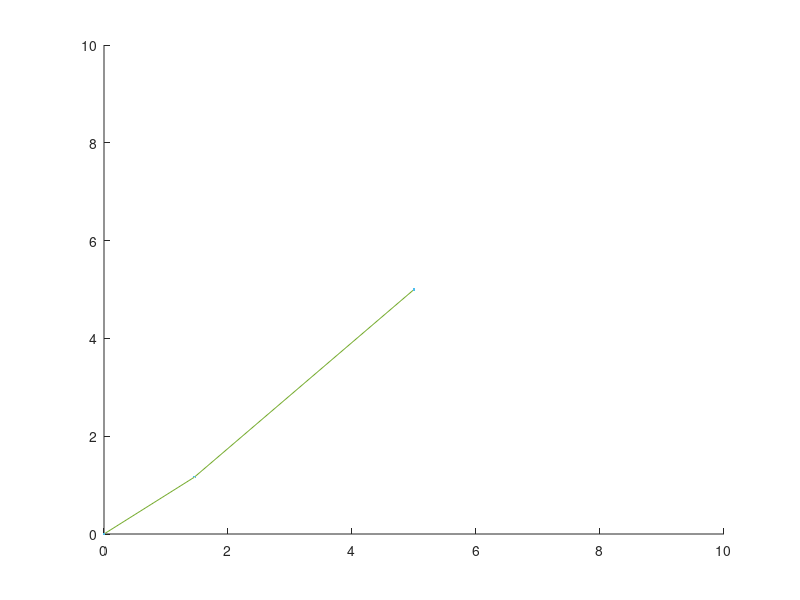

This figure's MATLAB source:


% h = animatedline('MaximumNumPoints',100);
% axis([0,4*pi,-1,1])
% 
% x = linspace(0,4*pi,1000);
% y = sin(x);
% for k = 1:length(x)
%     addpoints(h,x(k),y(k));
%     drawnow
% end



% x = [1 2];
% y = [1 2];
% h = animatedline(x,y,'Color','r','LineWidth',3);


% t = 0:pi/50:10*pi;
% st = sin(t);
% ct = cos(t);
% plot3(st,ct,t)

% 
% P0 = rand(7,3) ;
% P1 = rand(7,3) ;
% X = [P0(:,1) P1(:,1)] ;
% Y = [P0(:,2) P1(:,2)] ;
% Z = [P0(:,3) P1(:,3)] ;
% X = [1,2,3]
% plot3(X',Y',Z')
% hold on
% plot3(X',Y',Z','.')

% X = [1,2,3];
% Y = [2,4,6];
% Z = [3,2,1];
% 
% plot3(X,Y,Z.*sin(X))
% hold on
% plot3(X,Y,Z.*sin(X),'.')
% hold off
% pause(1);
% 
% 
% X = [1,2,6];
% Y = [2,4,6];
% Z = [3,2,1];
% 
% plot3(X,Y,Z)
% pause(1);
% hold on
% plot3(X,Y,Z.*sin(X),'.')
% hold off
% 


% clear all;clc
% x=[0:.01:16]
% y=sin(3*x)
% figure(1);hold all
% Dx=50;y1=-1.2;y2=1.2;
% for n=1:1:numel(x)
%       plot(x,y);axis([x(n) x(n+Dx) y1 y2]);drawnow
% end
% 
% i = 0;
% 
% % hold all
%     
% while i<2
%     X = [1,2,1];
%     Y = [2,4,7];
%     Z = [3,6,1];
%     disp(i);
%     i = i + 1;
% %     hold on
%     plot3(X,Y,Z)
% %     plot3(X,Y,Z,'.')
% %     hold off
% %     drawnow
%     pause(1);
% end

% hold on
% plot3(1, 1, 1)


% x=0;y=0;
% fcn=@(u,v,z)x.^2+y.^2+u.^2+v.^2-z + 0./(abs(u)<=1) +0./(abs(v)<=1);
% ax=[-2 2 -2 2 0 5];
% fimplicit3(fcn,ax)
% axis(ax); xlabel 'U', ylabel 'V', zlabel 'Z'
% pause(2);

h = 1;
j = 1;

for i = (1:10)
    X = [0,0,sin(i)+2,5];
    Y = [0,0,cos(i)+2,5];
    Z = [0,5,sin(i)+2,sin(i)+2];
    try
        delete(h);
        delete(j);
    catch exception
        disp(exception);
    end
    hold on

    h = plot3(X, Y, Z)
    j = plot3(X, Y, Z, '.')
%     hold off
%     disp(X,Y,Z)
    axis([0 10 0 10 0 10]);
%     drawnow
    pause(2);

%     if i ~= 5
%         delete(h)
%         delete(i)
%     else
%         i = 1;
%     end


end




